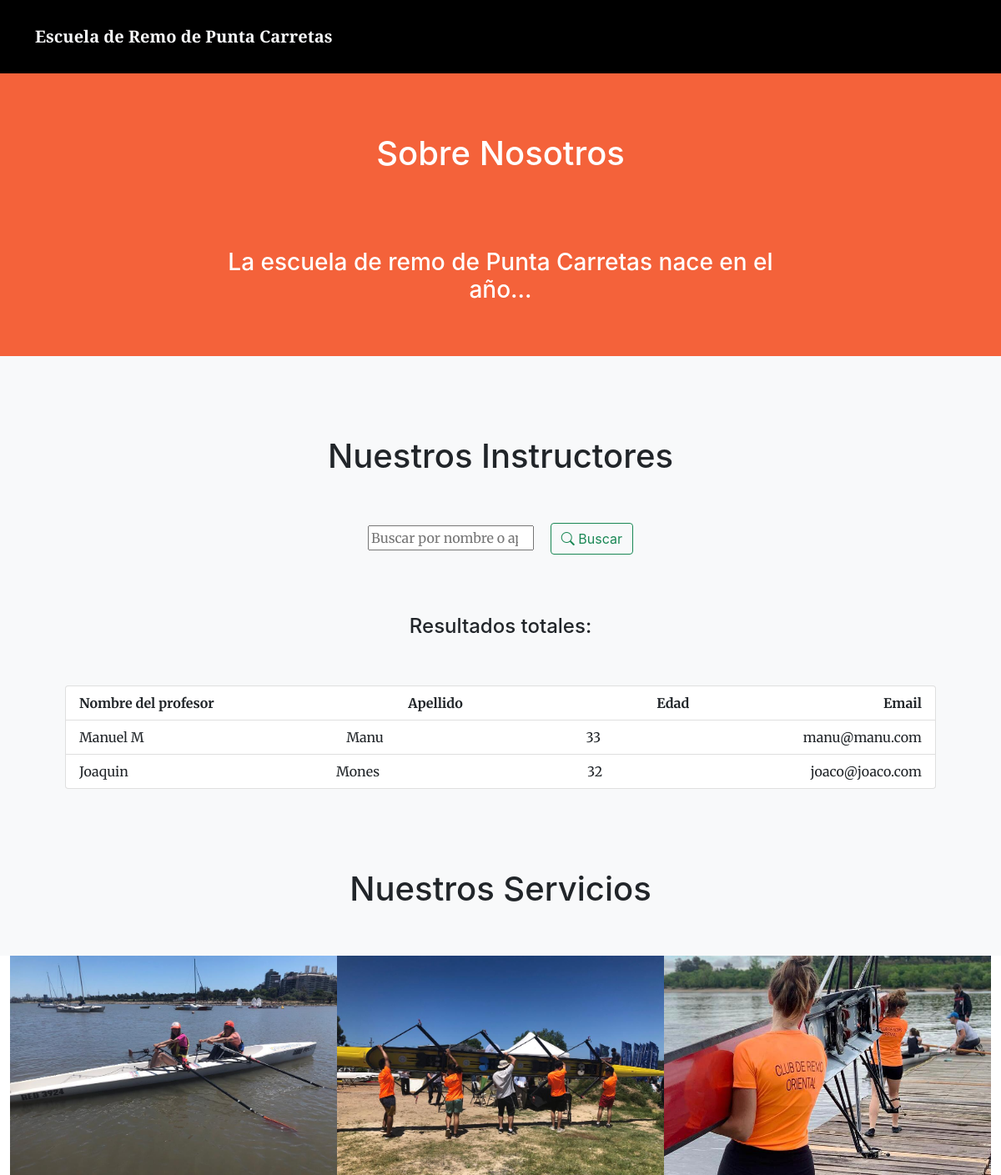
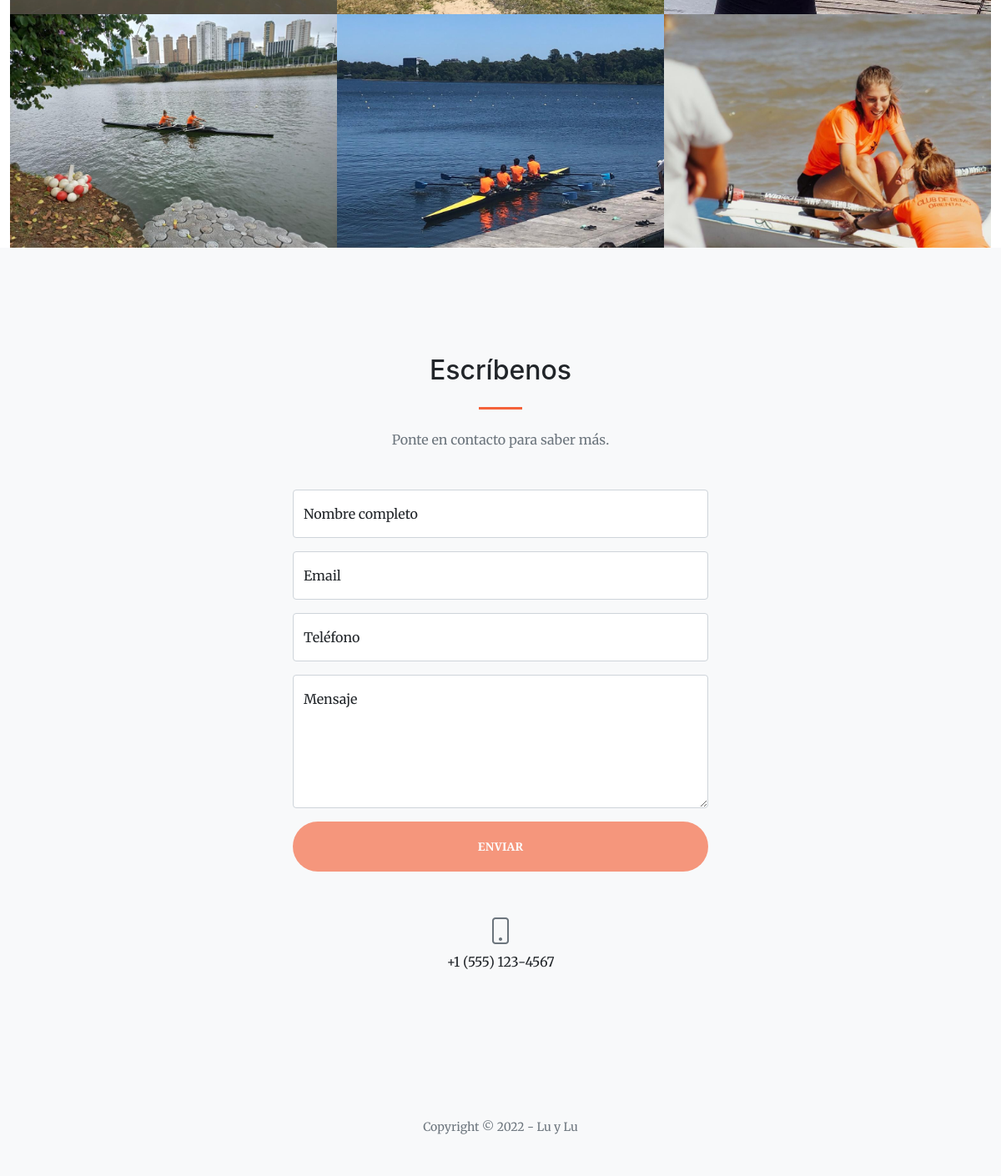
Screenshot of /nosotros/ with the database file from the repository (2 pictures, top to bottom).
### perfilesapp/models.py (models this page shows)
class Profesor(models.Model):
    nombreprofesor = models.CharField("Nombre Profesor", max_length=30)
    apellidoprofesor = models.CharField("Apellido Profesor", max_length=30)
    edadprofesor = models.SmallIntegerField("Edad")
    emailprofesor = models.EmailField("E-mail")
    class Meta:
        verbose_name_plural = "Profesores"

### perfilesapp/views.py (the view)
# urls.py: path('nosotros/', nosotros, name="nosotros"),
def nosotros(request):
    if request.method == "POST":
        search = request.POST["search"]
        if search != "":
            profesores = Profesor.objects.filter( Q(nombreprofesor__icontains=search) | Q(apellidoprofesor__icontains=search)).values()
            return render(request,"perfilesapp/nosotros.html", {"profesores": profesores, "search":True, "busqueda":search})
    profesores = Profesor.objects.all()
    return render(request, "perfilesapp/nosotros.html", {"profesores": profesores})

### perfilesapp/templates/perfilesapp/nosotros.html (shortened to what this page needs)
{% extends 'perfilesapp/base.html' %}
{% load static %}
{% block about %}
<div>
    <p class="justify-content-center">
        <h1 style="color:white" >
            <br>
            <br>
            Sobre Nosotros
            <br>
            <br>
        </h1>
        <h3 style="color:white" >
            <br>
            La escuela de remo de Punta Carretas nace en el año...
            <br>
        </h3>
        <br>
    </p>
</div>
{% endblock %}
{% block servicios %}
<div>
    <section class="bg-light py-5">
        <div class="container px-5">
            <form action="" method="post" class="text-center">
                <h1>
                    Nuestros Instructores
                </h1>
                <br>
                <br>
                <input type="search" name="search" placeholder="Buscar por nombre o apellido" aria-label="search">
                <button class="btn btn-outline-success text-nowrap ms-3 my-2 my-sm-0" type="submit"> <i class="bi bi-search"></i> Buscar</button>
                <br>
                <br>
            </form>
            <br>
            <br>
            <h4 class="text-center">
                Resultados
                {% if search %}
                    para "{{busqueda}}":
                {% else %}
                    totales:
                {% endif %}
            </h4>
            <br>
            <br>
            <ul class="list-group list-group">
                <li class="list-group-item d-flex justify-content-between align-items-start">
                    <b>Nombre del profesor</b>
                    <b>Apellido</b>
                    <b>Edad</b>
                    <b>Email</b>
                </li>
                    {% for profesor in profesores %}
                        <li class="list-group-item d-flex justify-content-between align-items-start">
                            <span>{{profesor.nombreprofesor}}</span>
                            <span>{{profesor.apellidoprofesor}}</span>
                            <span>{{profesor.edadprofesor}}</span>
                            <span>{{profesor.emailprofesor}}</span>
                        </li>
                    {% endfor %}
            </ul>
        </div>
    </section>
</div>
{% endblock %}

### rows the page displays
Profesor: nombreprofesor "Manuel M", apellidoprofesor "Manu", edadprofesor "33", emailprofesor "manu@manu.com"
Profesor: nombreprofesor "Joaquin", apellidoprofesor "Mones", edadprofesor "32", emailprofesor "joaco@joaco.com"
